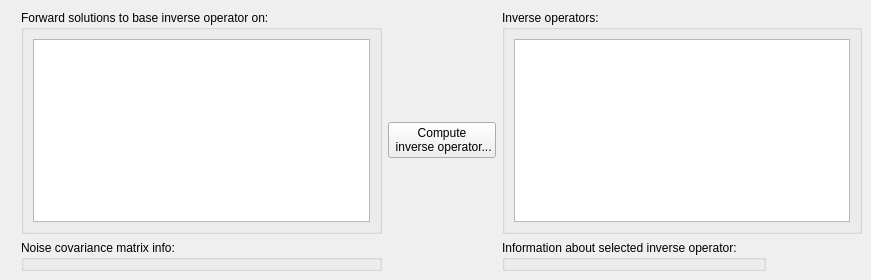
             <widget class="QWidget" name="tabInverseOperator">
              <attribute name="title">
               <string>Inverse operator</string>
              </attribute>
              <widget class="QWidget" name="layoutWidget">
               <property name="geometry">
                <rect>
                 <x>21</x>
                 <y>10</y>
                 <width>841</width>
                 <height>261</height>
                </rect>
               </property>
               <layout class="QHBoxLayout" name="horizontalLayout_37">
                <item>
                 <layout class="QVBoxLayout" name="verticalLayout_15">
                  <item>
                   <widget class="QGroupBox" name="groupBox_7">
                    <property name="title">
                     <string>Forward solutions to base inverse operator on:</string>
                    </property>
                    <layout class="QGridLayout" name="gridLayout_21">
                     <item row="0" column="0">
                      <widget class="QListWidget" name="listWidgetForwardSolution"/>
                     </item>
                    </layout>
                   </widget>
                  </item>
                  <item>
                   <widget class="QGroupBox" name="groupBox_8">
                    <property name="title">
                     <string>Noise covariance matrix info:</string>
                    </property>
                    <widget class="QLabel" name="label_12">
                     <property name="geometry">
                      <rect>
                       <x>40</x>
                       <y>90</y>
                       <width>271</width>
                       <height>20</height>
                      </rect>
                     </property>
                     <property name="text">
                      <string>edellisen välilehden tiedot myös tähän </string>
                     </property>
                    </widget>
                   </widget>
                  </item>
                 </layout>
                </item>
                <item>
                 <widget class="QPushButton" name="pushButtonComputeInverse">
                  <property name="sizePolicy">
                   <sizepolicy hsizetype="Minimum" vsizetype="Maximum">
                    <horstretch>0</horstretch>
                    <verstretch>1</verstretch>
                   </sizepolicy>
                  </property>
                  <property name="text">
                   <string>Compute 
 inverse operator...</string>
                  </property>
                 </widget>
                </item>
                <item>
                 <layout class="QFormLayout" name="formLayout_13">
                  <item row="1" column="0">
                   <widget class="QGroupBox" name="groupBox_10">
                    <property name="title">
                     <string>Information about selected inverse operator:</string>
                    </property>
                   </widget>
                  </item>
                  <item row="0" column="0" colspan="2">
                   <widget class="QGroupBox" name="groupBox_9">
                    <property name="title">
                     <string>Inverse operators:</string>
                    </property>
                    <layout class="QGridLayout" name="gridLayout_25">
                     <item row="0" column="0">
                      <widget class="QListWidget" name="listWidgetInverseOperator"/>
                     </item>
                    </layout>
                   </widget>
                  </item>
                 </layout>
                </item>
               </layout>
              </widget>
             </widget>
